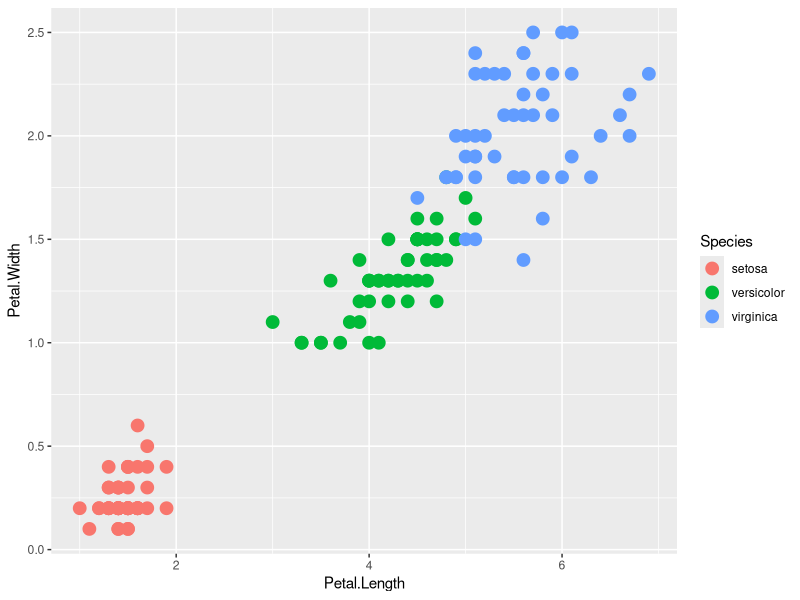
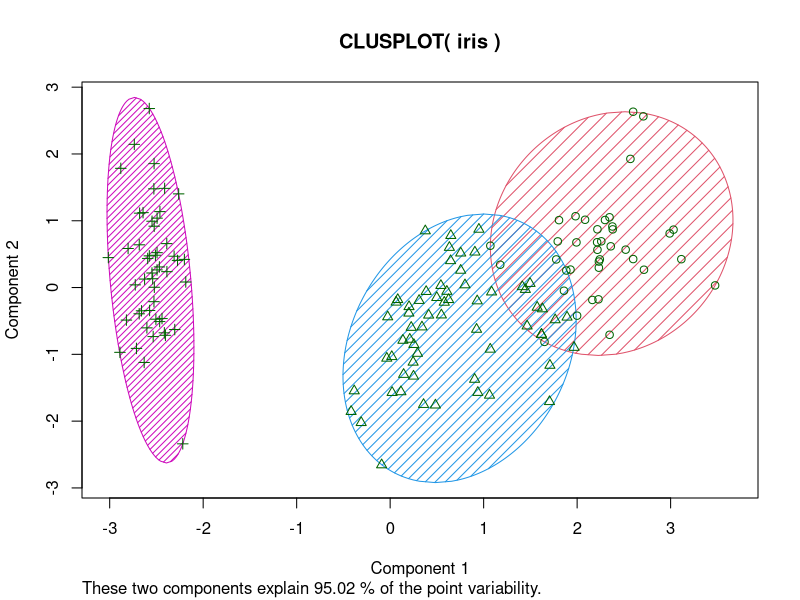
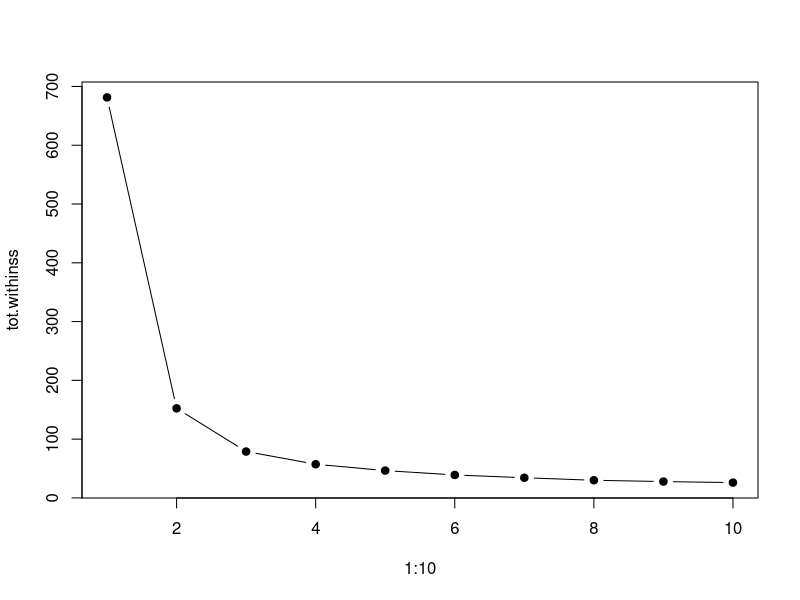

These charts were generated, in order, by the following R code:
library(ggplot2)
df <- iris
head(iris)
ggplot(df, aes(Petal.Length, Petal.Width)) + geom_point(aes(col=Species), size=4)
set.seed(101)
irisCluster <- kmeans(df[,1:4], center=3, nstart=20)
irisCluster
table(irisCluster$cluster, df$Species)
library(cluster)
clusplot(iris, irisCluster$cluster, color=T, shade=T, labels=0, lines=0)
tot.withinss <- vector(mode="character", length=10)
for (i in 1:10){
  irisCluster <- kmeans(df[,1:4], center=i, nstart=20)
  tot.withinss[i] <- irisCluster$tot.withinss
}
plot(1:10, tot.withinss, type="b", pch=19)
